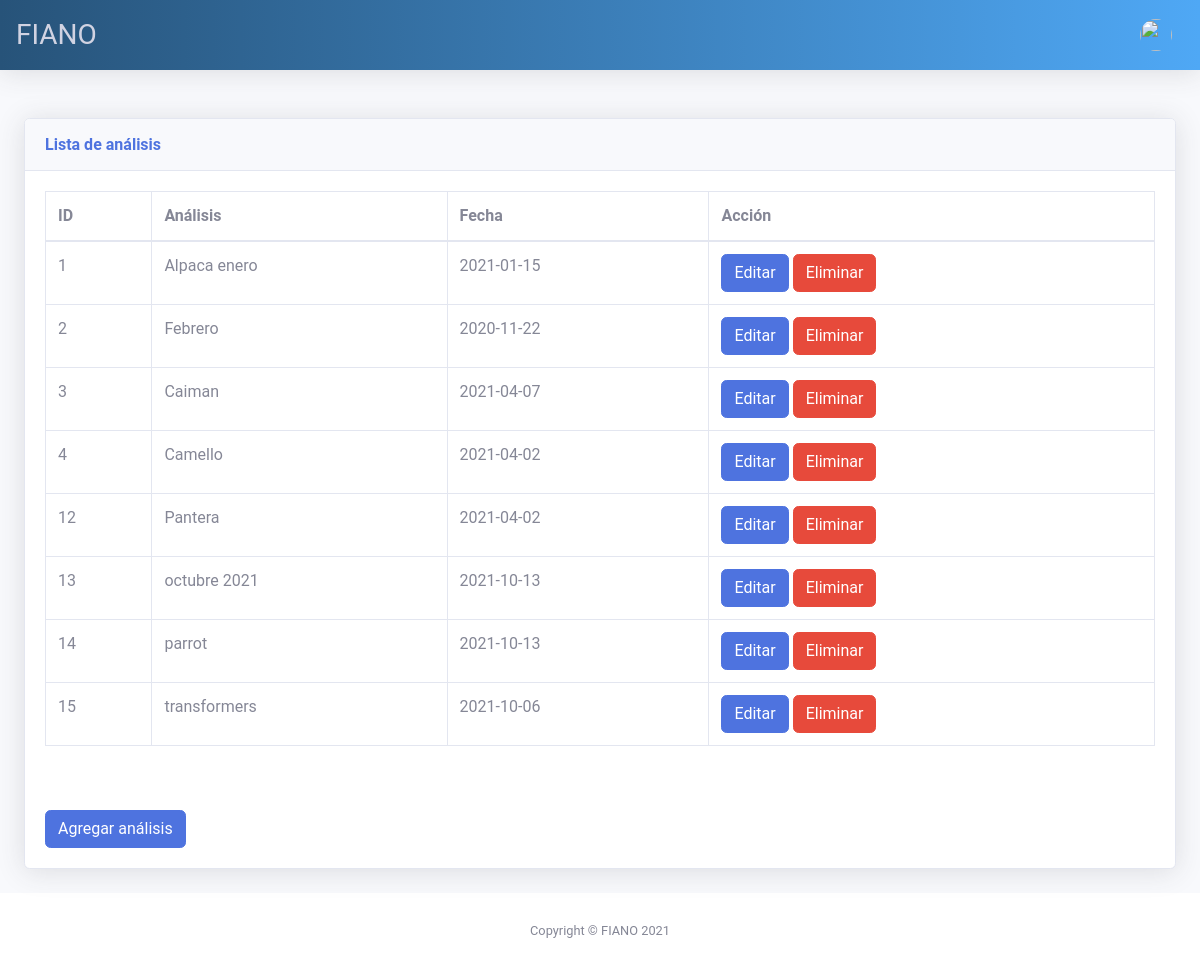
The app's page /analysis with its own data.
### tables this page shows
CREATE TABLE "Analysis" (
	"idAnalysis"	INTEGER,
	"nameanalysis"	TEXT,
	"dateanalysis"	TEXT,
	"pathfolder"	TEXT,
	PRIMARY KEY("idAnalysis" AUTOINCREMENT)
);

### main.py (the view)
@app.route("/analysis")
def listanalysis():
    with sql.connect("users.db") as con:
        cur = con.cursor()
        cur.execute("SELECT * FROM Analysis")
        data = cur.fetchall()
        return render_template("analysis.html", data = data)

### templates/analysis.html (shortened to what this page needs)
{% extends "base.html" %}
{% block content %}
<div class="container-fluid">
  <div class="card shadow mb-4">
    <div class="card-header py-3">
      <h6 class="m-0 font-weight-bold text-primary">Lista de análisis</h6>
    </div>
    <div class="card-body">
      <div class="table-responsive">
        <table class="table table-bordered" id="dataTable">
          <thead>
          <tr>
          <th>ID</th>
          <th>Análisis</th>
          <th>Fecha</th>
          <th>Acción</th>
          </tr>
          </thead>
          <tbody>
            <tr>
              {% for row in data %}
                <tr>
                  <td>{{ row[0] }}</td>
                  <td>{{ row[1] }}</td>
                  <td>{{ row[2] }}</td>
                  <td>
                    <a class="btn btn-primary" href="{{ url_for('editanalysis', id_analysis=row[0], name_analysis=row[1]) }}">
                      Editar
                    </a>
                    <button class="btn btn-danger">Eliminar</button>
                  </td>
                </tr>
              {% endfor %}
            </tr>
          </tbody>
        </table>
        </div>
          <br><br>
            <button class="btn btn-primary" data-toggle="modal" data-target="#addAnalysisModal">Agregar análisis</button>
    </div>
  </div>
</div>
{% endblock %}

### static/css/main.css (style rules this page uses)
html, body { background: #fafafa; background-image: url("../img/imagen.png"); background-size: 100%; height: 100%; width: 100%; font-family: 'Roboto', sans-serif; }

### records on screen
Analysis: idAnalysis "1", nameanalysis "Alpaca enero", dateanalysis "2021-01-15"
Analysis: idAnalysis "2", nameanalysis "Febrero", dateanalysis "2020-11-22"
Analysis: idAnalysis "3", nameanalysis "Caiman", dateanalysis "2021-04-07"
Analysis: idAnalysis "4", nameanalysis "Camello", dateanalysis "2021-04-02"
Analysis: idAnalysis "12", nameanalysis "Pantera", dateanalysis "2021-04-02"
Analysis: idAnalysis "13", nameanalysis "octubre 2021", dateanalysis "2021-10-13"
Analysis: idAnalysis "14", nameanalysis "parrot", dateanalysis "2021-10-13"
Analysis: idAnalysis "15", nameanalysis "transformers", dateanalysis "2021-10-06"
